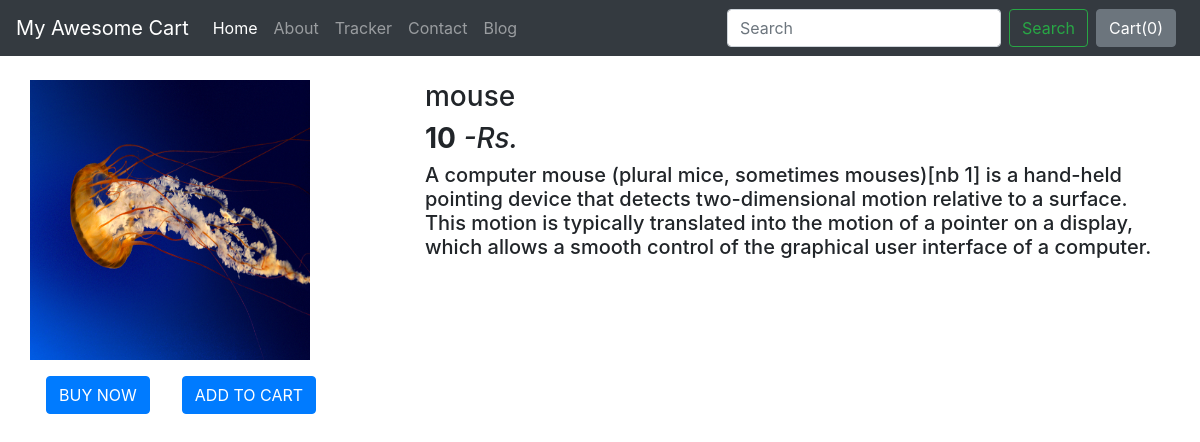
Page /shop/products/5 on the committed database.
### shop/models.py (models this page shows, shortened)
class Products(models.Model):
    product_id = models.AutoField
    product_name = models.CharField(max_length=50)
    product_desc = models.CharField(max_length=300)
    pub_date = models.DateField()
    category = models.CharField(max_length=50, default="")
    subcategory = models.CharField(max_length=50, default="")
    price = models.IntegerField(default="0")
    image = models.ImageField(upload_to="shop/images", default="")

### shop/views.py (the view)
# urls.py: path('products/<int:myid>', views.prodview, name= "prodview"),
def prodview(request, myid):
    product = Products.objects.filter(id=myid)
    return render(request, 'shop/prodview.html', {'product': product[0]})

### shop/templates/shop/prodview.html (shortened to what this page needs)
{% extends 'shop/basic.html' %}
{% block body %}
<div class= "container my-4">
	<div class= "row">
	<div class= "col-md-4">
			<div class= "row">
				<img src= "/media/{{product.image}}" width= "280px" height= "280px" />
			</div>
			<div class= "row">
				<button class= "btn btn-primary mx-3 my-3">BUY NOW</button>
				<button class= "btn btn-primary mx-3 my-3">ADD TO CART</button>
			</div>
	</div>
	<div class= "col-md-8">
			<h3>{{product.product_name}}</h3>
			<h3><b>{{product.price}}</b><i> -Rs.</i></h3>
			<h5>{{product.product_desc}}</h5>
	</div>
	</div>
</div>
{% endblock %}

### rows in the picture
Products: image (picture), product_name "mouse", price "10", product_desc "A computer mouse (plural mice, sometimes mouses)[nb 1] is a hand-held pointing device that detects two-dimensional motion relative to a surface. This motion is typically translated into the motion of a pointer on a display, which allows a smooth control of the graphical user interface of a computer."
